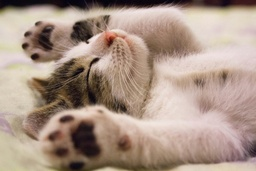
#> input picture example.jpg, 256 x 171 px, shrunk from 3888 x 2592 before the run
$ python main.py
#> lines starting #> are read from the running program, lines starting #| are printed output that depends on the picture; after the words box and inside, x2 and y2 are one past the last pixel; in counts of white or black regions, pixels touching at a corner belong together
from PIL import Image
import numpy as np
sharp_kernal = [[0, -1, 0], [-1, 5, -1], [0, -1, 0]]
blur_kernel101by101 = np.ones((101, 101)) / 101**2

def load_image(image_path) -> Image:
    """ Load an image from the specified file path """
    image = Image.open(image_path)
    image.load()
    return image

def color_filter(image: Image, rgb: dict) -> Image:
    """
    Apply a color filter to the image.
    - rgb: dictionary with percentages to adjust the colors (r, g, b).
    - r: percentage to adjust the red channel.
    - g: percentage to adjust the green channel.
    - b: percentage to adjust the blue channel
    """
    pixels = image.load()
    for i in range(image.width):
        for j in range(image.height):
            r, g, b = pixels[i, j]  # Get the current pixel values
            # Adjust the pixel values by the specified percentage
            pixels[i, j] = (
                r + int(r * rgb["r"] / 100),
                g + int(g * rgb["g"] / 100),
                b + int(b * rgb["b"] / 100)
            )
    return image  # Return the modified image

def brightness(image: Image, brightness: float , use_lumiance:bool = True) -> Image:
    """
    Apply a brightness filter to the image.
    - brightness: positive percentage to increase brightness.
    - use_lumiance: if True, use luminance formula; otherwise, apply the same increase to all channels.
    """
    if brightness < 0:
        raise ValueError("Brightness must be a positive number")

    if ( use_lumiance) :
        # Use the luminance formula to calculate the brightness
        return color_filter(image, {"r": brightness*.299, "g": brightness*.587, "b": brightness*.114})

    # Use the color filter function to apply the same increase to all channels
    return color_filter(image, {"r": brightness, "g": brightness, "b": brightness})

def darkness(image: Image, darkness: float , use_lumiance: bool = True) -> Image:
    """
    Apply a darkness filter to the image.
    - darkness: percentage to decrease brightness in each channel.
    - use_lumiance: if True, use luminance formula; otherwise, apply the same decrease to all channels.
    """
    if not (0 <= darkness <= 100):
        raise ValueError("Darkness must be between 0 and 100")

    if (use_lumiance) :
        # Use the luminance formula to calculate the darkness
        return color_filter(image, {"r": -darkness*.299, "g": -darkness*.587, "b": -darkness*.114})
    # Use a negative percentage to reduce brightness in all channels
    return color_filter(image, {"r": -darkness, "g": -darkness, "b": -darkness})

def gray(image: Image, use_luminance: bool = True) -> Image:
    """
    Convert the image to grayscale.
    - use_luminance: if True, use luminance formula; otherwise, use the RGB average.
    """
    # Create a new grayscale image
    new_image = Image.new("L", (image.width, image.height))
    new_image.load()
    for i in range(image.width):
        for j in range(image.height):
            r, g, b = image.getpixel((i, j))
            # Calculate luminance or average based on the parameter
            luminance = int(0.299 * r + 0.587 * g + 0.114 * b) if use_luminance else int((r + g + b) / 3)
            new_image.putpixel((i, j), luminance)  # Set the grayscale value
    return new_image  # Return the grayscale image

def save_image(image: Image, save_path: str) -> None:
    """ Save the image to the specified file path """
    image.save(save_path)

def black_and_white(image: Image, threshold: int, use_luminance=True) -> Image:
    """
    Convert the image to black and white.
    - threshold: Value to determine the cutoff between black and white.
    """
    if not (0 <= threshold <= 256):
        raise ValueError("Threshold must be between 0 and 256")
    # Convert the image to grayscale first
    new_image = Image.new("L", (image.width, image.height))
    new_image.load()
    for i in range(image.width):
        for j in range(image.height):
            r, g, b = image.getpixel((i, j))
            # Calculate luminance or average based on the parameter
            luminance = int(0.299 * r + 0.587 * g + 0.114 * b) if use_luminance else (r + g + b) // 3
            # Compare with threshold and set pixel to either black or white
            new_image.putpixel((i, j), 255 if luminance > threshold else 0)
    return new_image

def convolution(image: Image, kernel: list) -> Image:
    """
    Apply a convolution filter to the image.
    - kernel: 2D list representing the convolution kernel.
    """
    new_image = Image.new("RGB", (image.width, image.height))  # Create an output image
    new_image.load()
    radius = len(kernel) // 2
    # Pad the image
    padded_image = Image.new("RGB", (image.width + 2 * radius, image.height + 2 * radius))
    padded_image.paste(image, (radius, radius))
    pixels = padded_image.load()
    # Iterate through each pixel, avoiding the borders
    for i in range(radius, image.width + radius):
        for j in range(radius, image.height + radius):
            new_pixel = [0, 0, 0]
            for x in range(-radius, radius + 1):
                for y in range(-radius, radius + 1):
                    r, g, b = pixels[i + x, j + y]  # Get the neighboring pixel values
                    # Multiply each channel by the corresponding kernel value
                    weight = kernel[x + radius][y + radius]
                    new_pixel[0] += r * weight
                    new_pixel[1] += g * weight
                    new_pixel[2] += b * weight
            new_image.putpixel((i-radius, j-radius), tuple(map(int, new_pixel)))
    return new_image  # Return the modified image

def faster_convolution(image: Image, kernel: list) -> Image:
        """
        Apply a convolution filter to the image using NumPy for speed.
        - kernel: 2D list representing the convolution kernel.
        """
        # Convert the image and kernel to NumPy arrays
        kernel = np.array(kernel)
        image_array = np.array(image)

        # Extract the dimensions of the image and kernel
        kernel_size = kernel.shape[0]
        radius = kernel_size // 2
        height, width, channels = image_array.shape

        # Pad the image to handle border pixels during convolution
        padded_image = np.pad(image_array, ((radius, radius), (radius, radius), (0, 0)), mode='edge')

        # Create an empty array for the output image
        output_array = np.zeros_like(image_array)

        # Perform convolution using nested loops and NumPy operations
        for i in range(height):
            for j in range(width):
                # Extract the region of interest (ROI) from the padded image
                roi = padded_image[i:i + kernel_size, j:j + kernel_size]
                # Apply the kernel to each channel (R, G, B)
                for c in range(channels):
                    output_array[i, j, c] = np.sum(roi[:, :, c] * kernel)

        # Clip the values to stay in the valid range [0, 255]
        output_array = np.clip(output_array, 0, 255).astype(np.uint8)

        # Convert the result back to a PIL image
        return Image.fromarray(output_array)

def main():
    """ Main function to demonstrate the image processing operations """
    main_image = load_image("example.jpg")  # Load the input image
#> in load_image, image is the input picture: PIL image 256x171 RGB; mean R, G, B 169.4, 148.4, 134.6
    # Create copies of the main image for different operations
    image1, image2, image3, image4, image5, image6, image7, image8, image9 , image10 , image11 = [main_image.copy() for _ in range(11)]

    # Apply color filter (increase red channel by 20%)
    save_image(color_filter(image1, {"r": 20, "g": 0, "b": 0}), "output.jpg")
#> in save_image, `image.save(save_path)`:
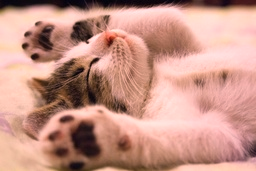
#> saved as output.jpg: PIL image 256x171 RGB; mean R, G, B 198.8, 148.4, 134.6
    print("Image 1 saved")

    # Apply brightness filter (increase brightness by 50%)
    save_image(brightness(image2, 50), "output2.jpg")
    print("Image 2 saved")

    #apply brightness filter + luminance
    save_image(brightness(image10, 50, True), "output2_luminance.jpg")
    print("Image 2 saved with luminance")

    # Apply color filter (increase green channel by 30%)
    save_image(color_filter(image3, {"r": 0, "g": 30, "b": 0}), "output3.jpg")
    print("Image 3 saved")

    # Convert image to grayscale using luminance formula
    save_image(gray(image4), "output4.jpg")
#> in gray, `new_image = Image.new("L", (image.width, image.height))`: new_image: PIL image 256x171 L; every value is 0
#> after the loop in gray, `for i in range(image.width):`:
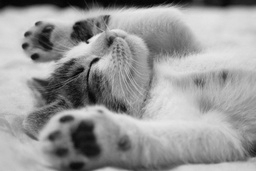
#> new_image: PIL image 256x171 L; min 2, max 234, mean 152.5
    print("Image 4 saved")

    # Convert image to grayscale using average formula
    save_image(gray(image5, False), "output5.jpg")
    print("Image 5 saved")

    # Apply darkness filter (reduce brightness by 50%)
    save_image(darkness(image6, 50), "output6.jpg")
#> in darkness, `return color_filter(image, {"r": -darkness*.299, "g": -darkness*.587, ..`:
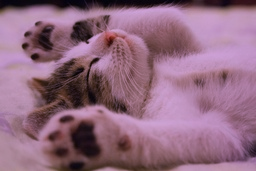
#> returned value: PIL image 256x171 RGB; mean R, G, B 144.6, 105.3, 127.4
    print("Image 6 saved")

    # Apply darkness filter + luminance
    save_image(darkness(image11, 50, True), "output6_luminance.jpg")
    print("Image 6 saved with luminance")

    # Convert image to black and white with threshold of 128
    save_image(black_and_white(image7, 128), "output7.jpg")
#> after the loop in black_and_white, `for i in range(image.width):`:
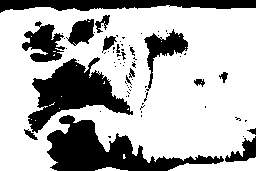
#> new_image: PIL image 256x171 L; 70.2% white; 73 black regions (56 under 20 px), largest, box (x1, y1, x2, y2) and area: (47, 115, 224, 171) 4050, (28, 57, 133, 133) 3448, (0, 0, 256, 13) 2140
    print("Image 7 saved")

    # Apply sharpening filter using convolution
    save_image(convolution(image8, sharp_kernal), "output8.jpg")
#> in convolution, `new_image = Image.new("RGB", (image.width, image.height))`: new_image: PIL image 256x171 RGB; every value is 0
#> in convolution, `padded_image = Image.new("RGB", (image.width + 2 * radius, image.heigh..`: padded_image: PIL image 258x173 RGB; every value is 0
#> after the loop in convolution, `for i in range(radius, image.width + radius):`:
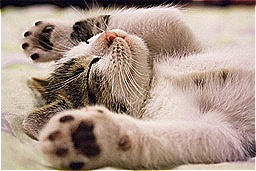
#> new_image: PIL image 256x171 RGB; mean R, G, B 170.3, 149.7, 136.3
    print("Image 8 saved")

    # Apply 101x101 blur filter using convolution
    save_image(faster_convolution(image9, blur_kernel101by101), "output9.jpg")
#> in faster_convolution, `kernel = np.array(kernel)`: kernel: shape (101, 101) float64; every value is 9.8e-05
#> in faster_convolution, `padded_image = np.pad(image_array, ((radius, radius), (radius, radius)..`:
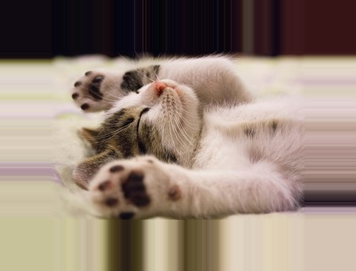
#> padded_image: shape (271, 356, 3); mean R, G, B 148.2, 131.1, 118.6
#> after the loop in faster_convolution, `for i in range(height):`:
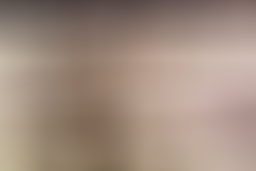
#> output_array: shape (171, 256, 3); mean R, G, B 160.4, 140.6, 127.3
    print("Image 9 saved")

if __name__ == "__main__":
    main()
